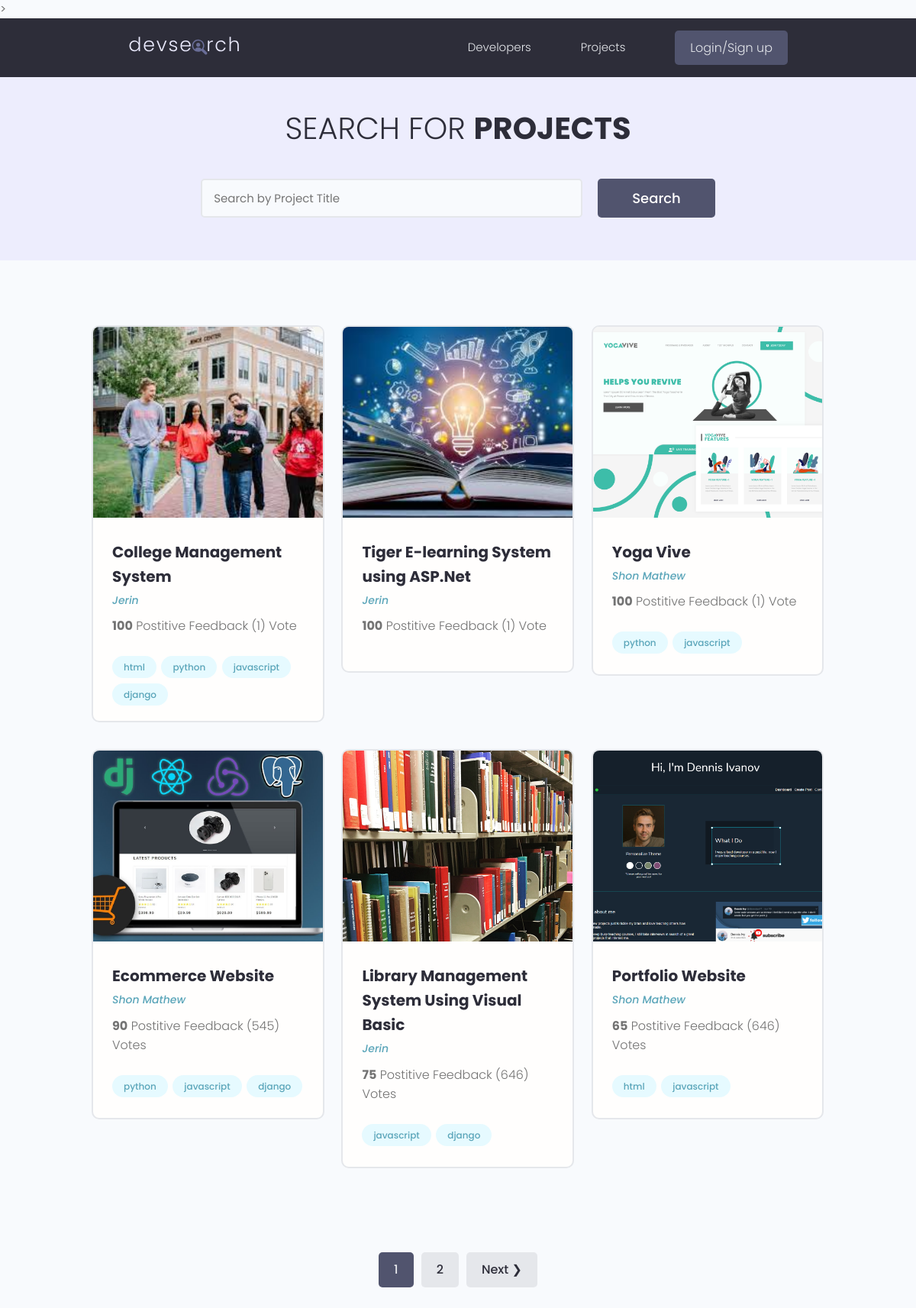
/projects/, run on the app's committed database.
### projects/models.py (models this page shows, shortened)
class Project(models.Model):
    owner = models.ForeignKey(Profile,null=True,blank=True,on_delete=models.SET_NULL)
    name = models.CharField(max_length=200)
    description = models.TextField(null=True,blank=True)
    featured_image = models.ImageField(null=True,blank=True,default='default.jpg')
    source_link = models.CharField(max_length=200, null= True,blank=True)
    demo_link = models.CharField(max_length=200, null= True,blank=True)
    vote_total = models.IntegerField(default=0,null=True,blank=True)
    vote_ratio = models.IntegerField(default=0,null=True,blank=True)
    tags =  models.ManyToManyField('Tag',blank=True)
    created = models.DateTimeField(auto_now_add= True)
    pid = models.UUIDField(default =uuid.uuid4,unique= True,primary_key=True,editable=False)
    class Meta:
        ordering =['-vote_ratio','-vote_total','name']

class Tag(models.Model):
    name = models.CharField(max_length=200)
    created = models.DateTimeField(auto_now_add= True)
    pid = models.UUIDField(default =uuid.uuid4,unique= True,primary_key=True,editable=False)
    def __str__(self):
        return self.name

### users/models.py (models this page shows, shortened)
class Profile(models.Model):
    user = models.OneToOneField(User,on_delete=models.CASCADE,null=True,blank=True)
    name = models.CharField(max_length=200,null=True,blank=True)
    email = models.EmailField(max_length=200,null=True,blank=True)
    username =models.CharField(max_length=200,null=True,blank=True)
    location =models.CharField(max_length=200,null=True,blank=True)
    short_intro = models.CharField(max_length=200,null=True,blank=True)
    bio = models.TextField(null=True,blank=True)
    profile_image  = models.ImageField(null=True,blank=True,upload_to='profiles/',default='profiles/user-default.png')
    social_github = models.CharField(max_length=200,null=True,blank=True)
    social_twitter = models.CharField(max_length=200,null=True,blank=True)
    social_linkedin= models.CharField(max_length=200,null=True,blank=True)
    social_youtube = models.CharField(max_length=200,null=True,blank=True)
    social_website = models.CharField(max_length=200,null=True,blank=True)
    created = models.DateTimeField(auto_now_add= True)
    pid = models.UUIDField(default =uuid.uuid4,unique= True,primary_key=True,editable=False)

### projects/views.py (the view)
# urls.py: path('projects/',views.getProjects),
def projects(request):
    projects,search_query = searchProjects(request)
    custom_range,projects = paginateProjects(request,projects,6)
    context = {'projects':projects,'search_query':search_query,'custom_range':custom_range}
    return render(request,'projects/projects.html',context)

### projects/utils.py (called while the page is built)
def paginateProjects(request,projects,results):
    page = request.GET.get('page')
    paginator = Paginator(projects,results)
    try:
        projects = paginator.page(page)
    except PageNotAnInteger:
        page =1
        projects = paginator.page(page)
    except EmptyPage:
        page = paginator.num_pages
        projects = paginator.page(page)
    leftIndex =(int(page) - 2)
    if leftIndex < 1:
        leftIndex = 1
    rightIndex = (int(page) + 2)
    if rightIndex > paginator.num_pages:
        rightIndex = paginator.num_pages + 1
    custom_range = range(leftIndex,rightIndex)
    return custom_range,projects

def searchProjects(request):
    search_query = ''
    if request.GET.get('search_query'):
        search_query =  request.GET.get('search_query')
    tags = Tag.objects.filter(name__icontains=search_query)
    projects = Project.objects.distinct().filter(
        Q(name__icontains=search_query) |
        Q(description__icontains=search_query) |
        Q(owner__name__icontains=search_query) |
        Q(tags__in=tags)
    )
    return projects,search_query

### projects/templates/projects/projects.html (shortened to what this page needs)
{% extends 'main.html' %}
{% block content %}
  <main class="projects">
    <section class="hero-section text-center">
      <div class="container container--narrow">
        <div class="hero-section__box">
          <h2>Search for <span>Projects</span></h2>
        </div>
        <div class="hero-section__search">
          <form id="searchForm" class="form" action="{% url 'projects'  %}" method="get">
            <div class="form__field">
              <input class="input input--text" id="formInput#search" type="text" name="search_query"
               value="{{search_query}}" placeholder="Search by Project Title" />
            </div>
            <input class="btn btn--sub btn--lg" type="submit" value="Search" />
          </form>
        </div>
      </div>
    </section>
    <section class="projectsList">
      <div class="container">
        <div class="grid grid--three">
            {% for project in projects %}
          <div class="column">
            <div class="card project">
              <a href="{% url 'project' project.pid %}" class="project">
                <img class="project__thumbnail" src="{{ project.featured_image.url }}" alt="project thumbnail" />
                <div class="card__body">
                  <h3 class="project__title">{{project.name}}</h3>
                  <p><a class="project__author" href="{% url 'project' project.pid %}">{{project.owner.name}}</a></p>
                  <p class="project--rating">
                    <span style="font-weight: bold;">{{project.vote_ratio}}</span> Postitive
                    Feedback ({{project.vote_total}}) Vote{{project.vote_total|pluralize:'s'}}
                  </p>
                  <div class="project__tags">
                    {% for tag in project.tags.all %}
                    <span class="tag tag--pill tag--main">
                      <small>{{tag}}</small>
                    </span>
                    {% endfor %}
                  </div>
                </div>
              </a>
            </div>
          </div>
          {% endfor %}
        </div>
      </div>
    </section>
  </main>
{% include 'pagination.html' with queryset=projects custom_range=custom_range %}
{% endblock %}

### templates/main.html (shortened to what this page needs)
<!DOCTYPE html>
{% load static %}
<html lang="en">
<head>
    <link rel="stylesheet" href="https://cdn.iconmonstr.com/1.3.0/css/iconmonstr-iconic-font.min.css" />
    <link rel="stylesheet" href="{% static 'uikit/styles/uikit.css' %}" />
    <link rel="stylesheet" href="{% static 'styles/app.css' %}" />
</head>
<body>
{% include 'navbar.html' %}
{% block content %}
{% endblock content %}
</body>
</html>

### templates/navbar.html (shortened to what this page needs)
{% load static %}
<header class="header">
    <div class="container container--narrow">
      <a href="{% url 'profiles' %}" class="header__logo">
        <img src="{% static 'images/logo.svg' %}" alt="DevSearch Logo" />
      </a>
      <nav class="header__nav">
        <ul class="header__menu">
          <li class="header__menuItem"><a href="{% url 'profiles' %}">Developers</a></li>
          <li class="header__menuItem"><a href="{% url 'projects' %}">Projects</a></li>
          {% if request.user.is_authenticated %}
          <li class="header__menuItem"><a href="{% url 'account' %}">Account</a></li>
          <li class="header__menuItem"><a href="{% url 'logout' %}" class="btn btn--sub">Logout</a></li>
          {% else %}
          <li class="header__menuItem"><a href="{% url 'login' %}" class="btn btn--sub">Login/Sign up</a></li>
          {% endif %}
        </ul>
      </nav>
    </div>
  </header>

### templates/pagination.html (shortened to what this page needs)
{% if queryset.has_other_pages %}
<div class="pagination">
  <ul class="container">
    {% for page in custom_range %}
    {% if page == queryset.number %}
    <li><a href=" ?page={{page}} " class="btn page-link btn--sub" data-page="{{page}}" >{{page}}</a></li>
    {% else %}
    <li><a href=" ?page={{page}} " class="btn page-link"  data-page="{{page}}">{{page}}</a></li>
    {% endif %}
    {% endfor %}
    {% if queryset.has_next %}
    <li><a href=" ?page={{queryset.next_page_number}} " class="btn page-link" data-page="{{queryset.next_page_number}}"> Next &#10095;</a></li>
    {% endif %}
  </ul>
</div>
{% endif %}

### static/styles/app.css (style rules this page uses)
:root { --color-sub: #2d2d39; }
.btn--sub { background-color: var(--color-sub-light); }
.card { border: 2px solid var(--color-light); }
img { width: 100%; }
.header { position: sticky; z-index: 111; background-color: var(--color-sub); padding: 1.5rem 0; }
.header > .container { display: flex; justify-content: space-between; align-items: center; }
.header__logo > img { height: 3.8rem; }
.header__nav > ul { display: inline-flex; align-items: center; list-style: none; gap: 6.5rem; }
.header__menuItem > a { color: var(--color-light); font-weight: 300; }
.hero-section { height: 40vh; display: flex; align-items: center; background-color: var(--color-sub); }
.hero-section__box { margin-bottom: 4rem; }
.hero-section__box > h2, .hero-section__box > h2 > span { font-size: 4rem; color: var(--color-light); line-height: 1.3; text-transform: uppercase; }
.hero-section__box > h2 { font-weight: 300; }
.hero-section__box > h2 > span { font-weight: 700; }
.hero-section__search > .form { display: flex; align-items: center; justify-content: center; gap: 2rem; }
.hero-section__search > .form input.input--text { width: 50rem; }
.pagination { margin-top: 8rem; margin-bottom: 10rem; }
.pagination > ul { flex-wrap: wrap; list-style: none; display: flex; align-items: center; justify-content: center; gap: 1rem; }
.pagination .btn { color: var(--color-sub); }
.pagination .btn.btn--sub { color: var(--color-light); }
.project__author { font-size: 1.4rem; font-style: italic; }
.project--rating { margin-bottom: 1.6em; margin-top: .5em; }
.projects > .hero-section { background: var(--color-sub-lighter); height: 30vh; }
.projects .hero-section__box { margin-bottom: 2.5rem; }
.projects .hero-section__box > h2 { color: var(--color-sub); }
.projects .hero-section__box > h2 > span { font-weight: 700; color: var(--color-sub); }
.projectsList { margin-top: 8rem; }
.project__thumbnail { height: 25rem; object-fit: cover; object-position: top center; }
.project__title { font-size: 2rem; font-weight: 700; color: var(--color-sub); }

### static/uikit/styles/modules/_variables.css (style rules this page uses)
:root { --color-main: #5aa5b9; --color-main-light: #e6faff; --color-sub: #3f4156; --color-sub-light: #51546e; --color-sub-lighter: #ededfd; --color-text: #737373; --color-gray: #8b8b8b; --color-light: #e5e7eb; --color-light-gray: #767676; --color-bg: #f8fafd; --color-white: #fffefd; --color-white-light: #f3f3f3; --color-success: #359e64; --color-success-bg: #def8e8; --color-error: #fc4b0b; --color-error-bg: #fff2ee; --font-base: 'Poppins', arial, helvetica, 'Segoe UI', roboto, ubuntu, sans-serif; --font-monospace: 'Fira Code', 'Courier New', courier, monospace; --font-regular: 300; --font-medium: 500; --font-bold: 700; --generic-shadow: 1px 1px 5px #00000010; --generic-transition: all 0.3s ease-in-out; }

### static/uikit/styles/modules/_base.css (style rules this page uses)
* { margin: 0; padding: 0; box-sizing: border-box; text-rendering: optimizeLegibility; color: inherit; font-size: inherit; }
html { font-size: 50%; }
@media only screen and (min-width: 480px) { html { font-size: 56.25%; } }
@media only screen and (min-width: 1200px) { html { font-size: 62.5%; } }
body { line-height: 1.6; font-weight: 400; font-size: 1.5rem; color: var(--color-text); background-color: var(--color-bg); min-height: 100vh; }

### static/uikit/styles/modules/_typography.css (style rules this page uses)
* { font-family: var(--font-base); }
h2 { font-size: 3.6rem; font-weight: var(--font-bold); }
h3 { font-size: 3.2rem; font-weight: var(--font-medium); }
p, span, strong { font-size: 1.6rem; color: var(--color-text); font-weight: var(--font-regular); }
a { padding-bottom: 2px; text-decoration: none; display: inline-block; color: var(--color-main); font-weight: var(--font-medium); }

### static/uikit/styles/modules/_utilities.css (style rules this page uses)
.container { width: 92%; max-width: 165rem; margin: 0 auto; box-sizing: border-box; }
.container--narrow { width: 92%; max-width: 120rem; }
@media screen and (min-width: 1000px) { .container { width: 90%; } }
@media screen and (min-width: 1000px) { .container--narrow { width: 85%; } }
@media screen and (min-width: 1200px) { .container { width: 80%; } }
@media screen and (min-width: 1200px) { .container--narrow { width: 72%; } }
.text-center { text-align: center; }

### static/uikit/styles/modules/_card.css (style rules this page uses)
.card { border-radius: 1rem; background-color: var(--color-white); border: 1.5px solid var(--color-light); width: auto; height: auto; margin-top: 0.5rem; margin-bottom: 0.5rem; overflow: hidden; }
.card__body, .card__header { padding: 2rem 2.5rem; }

### data on the page
Project: featured_image (picture), name "College Management System", owner.name "Jerin", vote_ratio "100", vote_total "1"
Tag: name "html"
Tag: name "python"
Tag: name "javascript"
Tag: name "django"
Project: featured_image (picture), name "Tiger E-learning System using ASP.Net", owner.name "Jerin", vote_ratio "100", vote_total "1"
Project: featured_image (picture), name "Yoga Vive", owner.name "Shon Mathew", vote_ratio "100", vote_total "1"
Project: featured_image (picture), name "Ecommerce Website", owner.name "Shon Mathew", vote_ratio "90", vote_total "545"
Project: featured_image (picture), name "Library Management System Using Visual Basic", owner.name "Jerin", vote_ratio "75", vote_total "646"
Project: featured_image (picture), name "Portfolio Website", owner.name "Shon Mathew", vote_ratio "65", vote_total "646"

### other printed values
{{ page }} "1"
{{ page }} "2"
